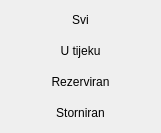
        <widget class="QWidget" name="scrollAreaWidgetContents_4">
         <property name="geometry">
          <rect>
           <x>0</x>
           <y>0</y>
           <width>161</width>
           <height>133</height>
          </rect>
         </property>
         <property name="sizePolicy">
          <sizepolicy hsizetype="Preferred" vsizetype="Maximum">
           <horstretch>0</horstretch>
           <verstretch>0</verstretch>
          </sizepolicy>
         </property>
         <layout class="QVBoxLayout" name="verticalLayout_6">
          <property name="spacing">
           <number>1</number>
          </property>
          <property name="leftMargin">
           <number>1</number>
          </property>
          <property name="topMargin">
           <number>1</number>
          </property>
          <property name="rightMargin">
           <number>1</number>
          </property>
          <property name="bottomMargin">
           <number>1</number>
          </property>
          <item>
           <widget class="QPushButton" name="pushButton_14">
            <property name="text">
             <string>Svi</string>
            </property>
            <property name="icon">
             <iconset resource="../../resources/DonatForm.qrc">
              <normaloff>:/InDonat/Forms/images/dll-icon.jpg</normaloff>:/InDonat/Forms/images/dll-icon.jpg</iconset>
            </property>
            <property name="flat">
             <bool>true</bool>
            </property>
           </widget>
          </item>
          <item>
           <widget class="QPushButton" name="pushButton_13">
            <property name="text">
             <string>U tijeku</string>
            </property>
            <property name="icon">
             <iconset resource="../../resources/DonatForm.qrc">
              <normaloff>:/InDonat/Forms/images/dll-icon.jpg</normaloff>:/InDonat/Forms/images/dll-icon.jpg</iconset>
            </property>
            <property name="flat">
             <bool>true</bool>
            </property>
           </widget>
          </item>
          <item>
           <widget class="QPushButton" name="pushButton_15">
            <property name="text">
             <string>Rezerviran</string>
            </property>
            <property name="icon">
             <iconset resource="../../resources/DonatForm.qrc">
              <normaloff>:/InDonat/Forms/images/dll-icon.jpg</normaloff>:/InDonat/Forms/images/dll-icon.jpg</iconset>
            </property>
            <property name="flat">
             <bool>true</bool>
            </property>
           </widget>
          </item>
          <item>
           <widget class="QPushButton" name="pushButton_12">
            <property name="text">
             <string>Storniran</string>
            </property>
            <property name="icon">
             <iconset resource="../../resources/DonatForm.qrc">
              <normaloff>:/InDonat/Forms/images/dll-icon.jpg</normaloff>:/InDonat/Forms/images/dll-icon.jpg</iconset>
            </property>
            <property name="flat">
             <bool>true</bool>
            </property>
           </widget>
          </item>
         </layout>
        </widget>
